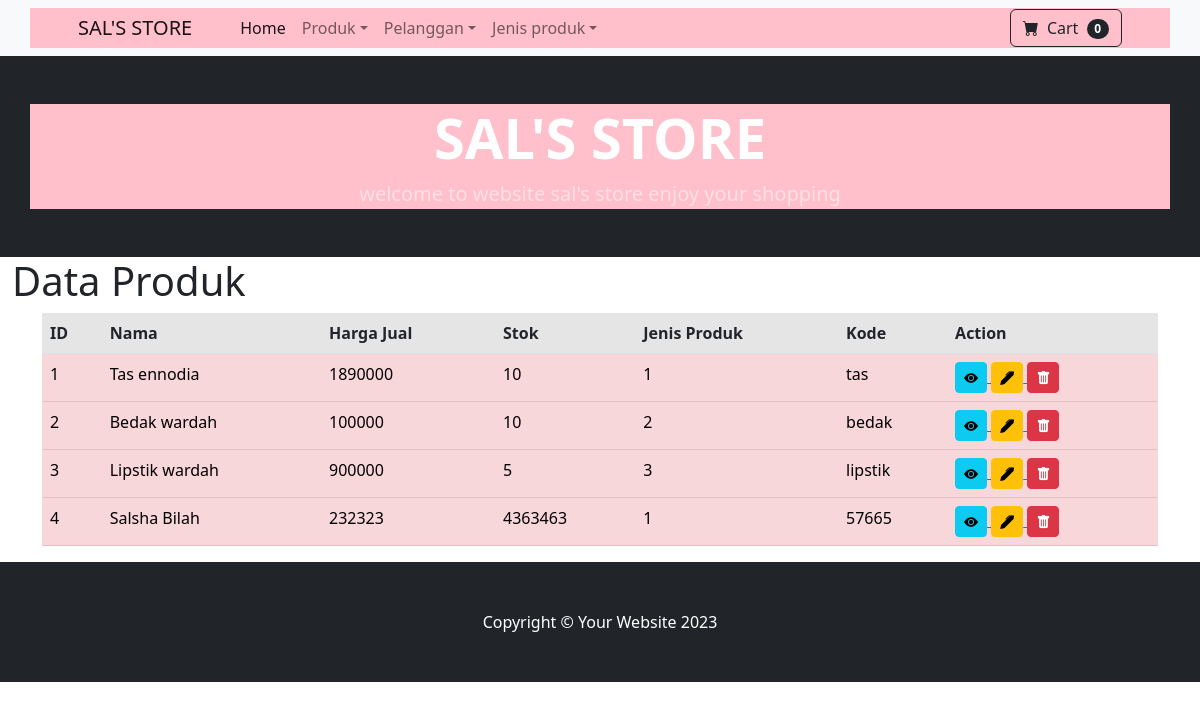
The page /index.php?hal=produk on the database its author committed.
### tables this page shows
CREATE TABLE `produk` (
  `id` int(11) NOT NULL,
  `nama` varchar(20) NOT NULL,
  `harga_jual` int(11) NOT NULL,
  `stok` int(11) NOT NULL,
  `jenis_produk_id` int(11) NOT NULL,
  `kode` char(11) NOT NULL
);

### models/Produk.php (called while the page is built, shortened)
<?php
class Produk{
    private $koneksi;
    public function __construct(){
        global $dbh;
        $this->koneksi = $dbh;
    }
    public function dataProduk(){
        $sql = "SELECT * FROM produk";
        $ps = $this->koneksi->prepare($sql);
        $ps->execute();
        $rs = $ps->fetchAll();
        return $rs;
    }
}
?>

### produk.php (the view, shortened to what this page needs)
<?php
$model = new Produk();
$data_produk = $model->dataProduk();
?>
<div class="content-wrapper">
  <div class="content-header">
    <div class="container-fluid">
      <div class="row mb-2">
        <div class="col-sm-6">
          <h1 class="m-0">Data Produk</h1>
        </div>
      </div>
    </div>
  </div>
  <section class="content">
    <div class="container">
      <div class="row">
        <div class="col-12">
          <table class="table">
            <thead>
              <tr class="table-active">
                <th>ID</th>
                <th>Nama</th>
                <th>Harga Jual</th>
                <th>Stok</th>
                <th>Jenis Produk</th>
                <th>Kode</th>
                <th>Action</th>
              </tr>
            </thead>
            <tbody>
              <?php
              $no = 1;
              foreach ($data_produk as $row) {
              ?>
                <tr class="table-danger">
                  <td><?= $no ?></td>
                  <td><?= $row['nama'] ?></td>
                  <td><?= $row['harga_jual'] ?></td>
                  <td><?= $row['stok'] ?></td>
                  <td><?= $row['jenis_produk_id'] ?></td>
                  <td><?= $row['kode'] ?></td>
                  <td>
                    <form action="produk_controller.php" method="post">
                      <a href="index.php?hal=produk_detail&iddetail=<?php echo $row['id'] ?>">
                        <button type="button" class="btn btn-info btn-sm" tittle="Detail Produk">
                          <i class="bi-eye-fill"></i>
                        </button>
                      </a>
                      <a href="index.php?hal=produk_edit&idedit=<?php echo $row['id'] ?>">
                        <button type="button" class="btn btn-warning btn-sm" tittle="Edit Produk">
                          <i class="bi-pen-fill"></i>
                        </button>
                      </a>
                      <button type="button" class="btn btn-danger btn-sm" name="proses" value="hapus" onclick="return confirm('Apakah Anda Yakin ingin menghapus data produk yg bernama <?= $row['nama'] ?>')" tittle="Delete Produk">
                        <i class="bi-trash-fill"></i>
                      </button>
                    </form>
                  </td>
                </tr>
              <?php
                $no++;
              }
              ?>
            </tbody>
          </table>
        </div>
      </div>
    </div>
  </section>
</div>

### rows shown on the page
produk: nama "Tas ennodia", harga_jual "1890000", stok "10", jenis_produk "1", kode "tas"
produk: nama "Bedak wardah", harga_jual "100000", stok "10", jenis_produk "2", kode "bedak"
produk: nama "Lipstik wardah", harga_jual "900000", stok "5", jenis_produk "3", kode "lipstik"
produk: nama "Salsha Bilah", harga_jual "232323", stok "4363463", jenis_produk "1", kode "57665"
